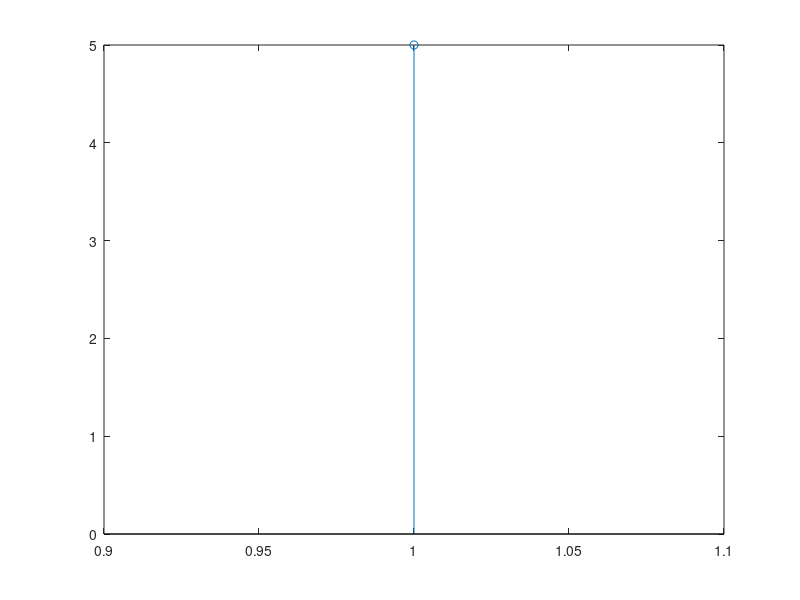
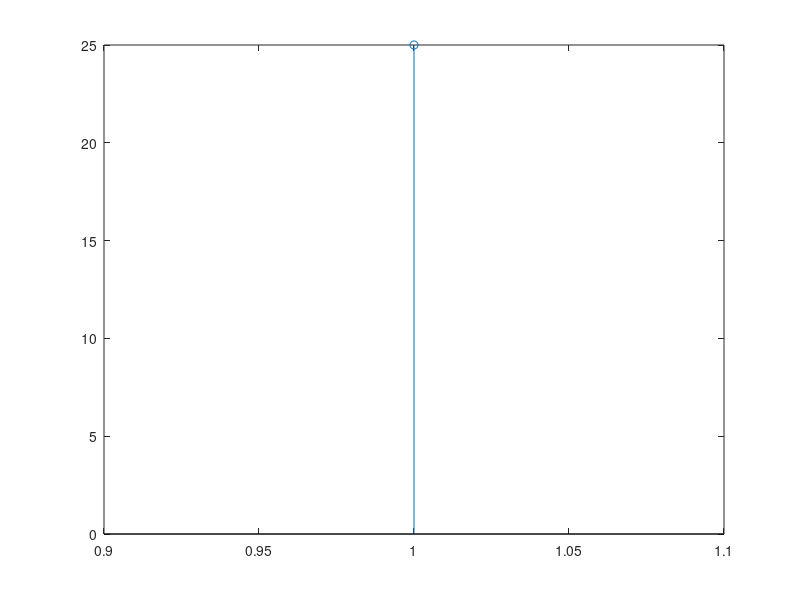
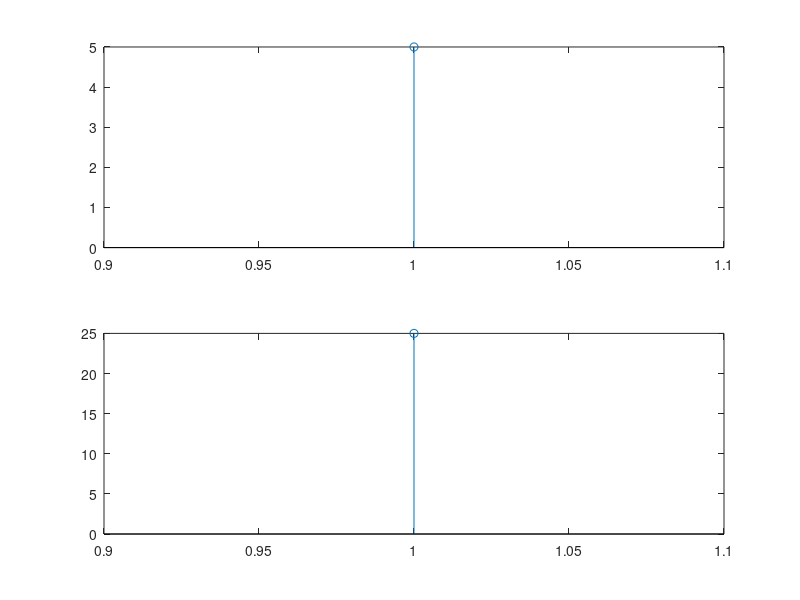

Source code (MATLAB) for these figures, in order:
%task 2
clc
clear all
close all
s1=[];
b=input('enter beta ');
s1=input('enter single ');
scalesig=b.*s1;
disp(scalesig);
disp('seprate figures')
stem(s1);
figure
stem(scalesig);
figure
disp('overlap figures')
stem(s1);
hold on
stem(scalesig);
hold on
disp('subplot figures')
subplot(2,1,1)
stem(s1);
subplot(2,1,2)
stem(scalesig);
